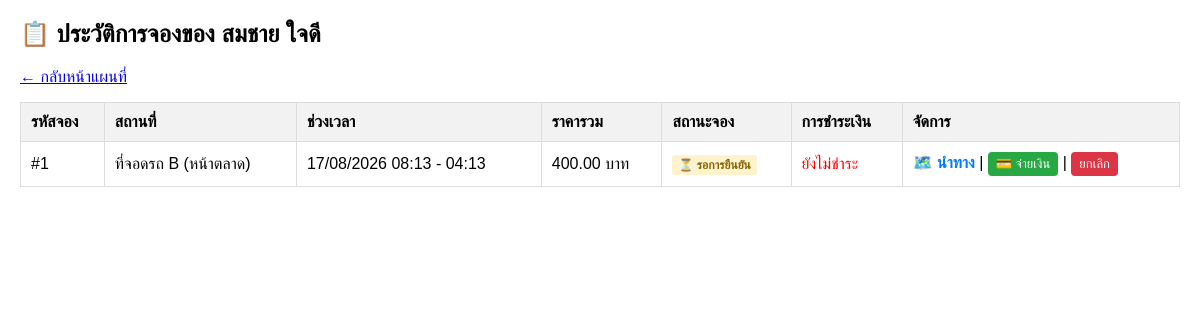
The app's page /my_bookings.php (signed in) with its own data.
### tables this page shows
CREATE TABLE `bookings` (
  `booking_id` int(11) NOT NULL,
  `user_id` int(11) NOT NULL,
  `spot_id` int(11) NOT NULL,
  `start_time` datetime NOT NULL,
  `end_time` datetime NOT NULL,
  `total_price` double NOT NULL,
  `slip_image` varchar(255) DEFAULT NULL,
  `status` varchar(20) NOT NULL,
  `payment_status` varchar(20) DEFAULT 'unpaid',
  `created_at` timestamp NOT NULL DEFAULT current_timestamp()
);

CREATE TABLE `parking_spots` (
  `spot_id` int(11) NOT NULL,
  `user_id` int(11) NOT NULL,
  `title` varchar(100) NOT NULL,
  `description` text DEFAULT NULL,
  `contact_phone` varchar(20) DEFAULT NULL,
  `image` varchar(255) DEFAULT NULL,
  `latitude` double NOT NULL,
  `longitude` double NOT NULL,
  `price_per_hour` double NOT NULL,
  `status` varchar(20) NOT NULL
);

### my_bookings.php (the view, shortened to what this page needs)
<?php
require_once 'db.php';
$user_id = $_SESSION['user_id'];
$sql = "SELECT b.*, p.title, p.latitude, p.longitude, r.review_id
        FROM bookings b
        JOIN parking_spots p ON b.spot_id = p.spot_id
        LEFT JOIN reviews r ON b.booking_id = r.booking_id
        WHERE b.user_id = ? ORDER BY b.booking_id DESC";
$stmt = $conn->prepare($sql);
$stmt->bind_param("i", $user_id);
$stmt->execute();
$result = $stmt->get_result();
?>
<!DOCTYPE html>
<html lang="th">
<head>
</head>
<body>
    <h2>📋 ประวัติการจองของ <?= htmlspecialchars($_SESSION['full_name']) ?></h2>
    <p><a href="index.php">← กลับหน้าแผนที่</a></p>
    <table>
        <tr>
            <th>รหัสจอง</th>
            <th>สถานที่</th>
            <th>ช่วงเวลา</th>
            <th>ราคารวม</th>
            <th>สถานะจอง</th>
            <th>การชำระเงิน</th>
            <th>จัดการ</th>
        </tr>
        <?php if ($result->num_rows > 0): ?>
            <?php while ($row = $result->fetch_assoc()): ?>
                <tr>
                    <td>#<?= $row['booking_id'] ?></td>
                    <td><?= htmlspecialchars($row['title']) ?></td>
                    <td><?= date('d/m/Y H:i', strtotime($row['start_time'])) ?> - <?= date('H:i', strtotime($row['end_time'])) ?></td>
                    <td><?= number_format($row['total_price'], 2) ?> บาท</td>
                    <td>
                        <?php if ($row['status'] === 'pending'): ?>
                            <span class="badge bg-pending">⏳ รอการยืนยัน</span>
                        <?php elseif ($row['status'] === 'approved'): ?>
                            <span class="badge bg-approved">✅ อนุมัติแล้ว</span>
                        <?php else: ?>
                            <span class="badge bg-cancelled">❌ ยกเลิกแล้ว</span>
                        <?php endif; ?>
                    </td>
                    <td>
                        <?php if ($row['payment_status'] === 'unpaid'): ?>
                            <span style="color:red;">ยังไม่ชำระ</span>
                        <?php elseif ($row['payment_status'] === 'pending_approval'): ?>
                            <span style="color:orange;">ส่งสลิปแล้ว (รอตรวจ)</span>
                        <?php else: ?>
                            <span style="color:green;">ชำระแล้ว</span>
                        <?php endif; ?>
                    </td>
                    <td>
                        <a href="https://www.google.com/maps/dir/?api=1&destination=<?= $row['latitude'] ?>,<?= $row['longitude'] ?>" target="_blank" class="btn-map">🗺️ นำทาง</a>
                        <?php if ($row['status'] === 'pending'): ?>
                            <?php if ($row['payment_status'] === 'unpaid'): ?>
                                | <a href="upload_slip.php?id=<?= $row['booking_id'] ?>" class="btn btn-pay">💳 จ่ายเงิน</a>
                            <?php endif; ?>
                            | <a href="cancel_booking.php?id=<?= $row['booking_id'] ?>" class="btn btn-cancel" onclick="return confirm('ยืนยันยกเลิกการจอง?')">ยกเลิก</a>
                        <?php endif; ?>
                    </td>
                </tr>
            <?php endwhile; ?>
        <?php else: ?>
            <tr><td colspan="7" style="text-align:center;">ยังไม่มีรายการจอง</td></tr>
        <?php endif; ?>
    </table>
</body>
</html>

### my_bookings.php (style rules this page uses)
body { font-family: Arial, sans-serif; margin: 20px; }
table { width: 100%; border-collapse: collapse; margin-top: 15px; }
th, td { border: 1px solid #ddd; padding: 10px; text-align: left; }
th { background-color: #f2f2f2; }
.btn { padding: 4px 8px; text-decoration: none; border-radius: 4px; font-size: 13px; color: white; display: inline-block; }
.btn-pay { background: #28a745; }
.btn-cancel { background: #dc3545; }
.btn-map { color: #007bff; text-decoration: none; font-weight: bold; }
.badge { padding: 3px 6px; border-radius: 3px; font-size: 12px; font-weight: bold; }
.bg-pending { background: #fff3cd; color: #856404; }

### records on screen
bookings: booking_id "1", spot.title "ที่จอดรถ B (หน้าตลาด)", start_time "17/08/2026 08:13", end_time "04:13", total_price "400.00", status "⏳ รอการยืนยัน", payment_status "ยังไม่ชำระ"

### other values on screen
$_SESSION['full_name'] "สมชาย ใจดี"
